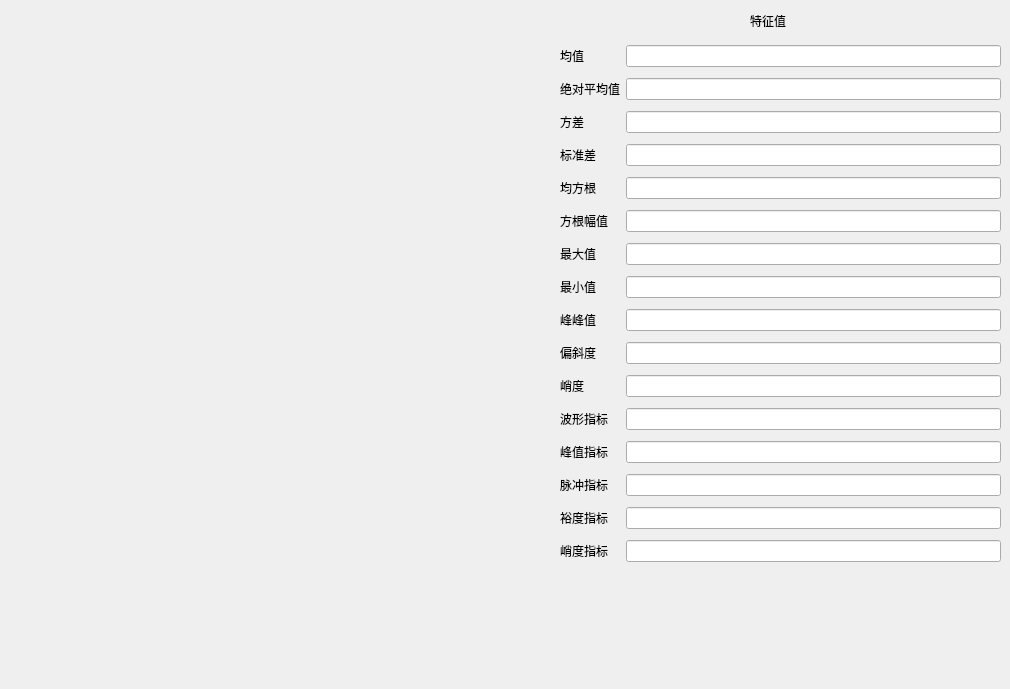
      <widget class="QWidget" name="tab_domain7">
       <attribute name="title">
        <string>时频域7</string>
       </attribute>
       <widget class="domain7" name="widget_7" native="true">
        <property name="geometry">
         <rect>
          <x>0</x>
          <y>0</y>
          <width>550</width>
          <height>680</height>
         </rect>
        </property>
       </widget>
       <widget class="QWidget" name="gridLayoutWidget_7">
        <property name="geometry">
         <rect>
          <x>560</x>
          <y>40</y>
          <width>441</width>
          <height>541</height>
         </rect>
        </property>
        <layout class="QGridLayout" name="gridLayout_7">
         <item row="8" column="4">
          <widget class="QLineEdit" name="value7_6"/>
         </item>
         <item row="10" column="4">
          <widget class="QLineEdit" name="value7_8"/>
         </item>
         <item row="4" column="2">
          <widget class="QLabel" name="label_103">
           <property name="text">
            <string>绝对平均值</string>
           </property>
          </widget>
         </item>
         <item row="9" column="2">
          <widget class="QLabel" name="label_104">
           <property name="text">
            <string>最大值</string>
           </property>
          </widget>
         </item>
         <item row="14" column="4">
          <widget class="QLineEdit" name="value7_12"/>
         </item>
         <item row="12" column="2">
          <widget class="QLabel" name="label_105">
           <property name="text">
            <string>偏斜度</string>
           </property>
          </widget>
         </item>
         <item row="18" column="2">
          <widget class="QLabel" name="label_106">
           <property name="text">
            <string>峭度指标</string>
           </property>
          </widget>
         </item>
         <item row="13" column="2">
          <widget class="QLabel" name="label_107">
           <property name="text">
            <string>峭度</string>
           </property>
          </widget>
         </item>
         <item row="16" column="2">
          <widget class="QLabel" name="label_108">
           <property name="text">
            <string>脉冲指标</string>
           </property>
          </widget>
         </item>
         <item row="15" column="2">
          <widget class="QLabel" name="label_109">
           <property name="text">
            <string>峰值指标</string>
           </property>
          </widget>
         </item>
         <item row="2" column="4">
          <widget class="QLineEdit" name="value7_1">
           <property name="text">
            <string/>
           </property>
           <property name="placeholderText">
            <string/>
           </property>
          </widget>
         </item>
         <item row="2" column="2">
          <widget class="QLabel" name="label_110">
           <property name="text">
            <string>均值</string>
           </property>
          </widget>
         </item>
         <item row="13" column="4">
          <widget class="QLineEdit" name="value7_11"/>
         </item>
         <item row="8" column="2">
          <widget class="QLabel" name="label_111">
           <property name="text">
            <string>方根幅值</string>
           </property>
          </widget>
         </item>
         <item row="17" column="2">
          <widget class="QLabel" name="label_112">
           <property name="text">
            <string>裕度指标</string>
           </property>
          </widget>
         </item>
         <item row="17" column="4">
          <widget class="QLineEdit" name="value7_15"/>
         </item>
         <item row="5" column="2">
          <widget class="QLabel" name="label_113">
           <property name="text">
            <string>方差</string>
           </property>
          </widget>
         </item>
         <item row="16" column="4">
          <widget class="QLineEdit" name="value7_14"/>
         </item>
         <item row="14" column="2">
          <widget class="QLabel" name="label_114">
           <property name="text">
            <string>波形指标</string>
           </property>
          </widget>
         </item>
         <item row="12" column="4">
          <widget class="QLineEdit" name="value7_10"/>
         </item>
         <item row="7" column="2">
          <widget class="QLabel" name="label_115">
           <property name="text">
            <string>均方根</string>
           </property>
          </widget>
         </item>
         <item row="6" column="2">
          <widget class="QLabel" name="label_116">
           <property name="text">
            <string>标准差</string>
           </property>
          </widget>
         </item>
         <item row="10" column="2">
          <widget class="QLabel" name="label_117">
           <property name="text">
            <string>最小值</string>
           </property>
          </widget>
         </item>
         <item row="9" column="4">
          <widget class="QLineEdit" name="value7_7"/>
         </item>
         <item row="4" column="4">
          <widget class="QLineEdit" name="value7_2"/>
         </item>
         <item row="5" column="4">
          <widget class="QLineEdit" name="value7_3"/>
         </item>
         <item row="6" column="4">
          <widget class="QLineEdit" name="value7_4"/>
         </item>
         <item row="11" column="4">
          <widget class="QLineEdit" name="value7_9"/>
         </item>
         <item row="11" column="2">
          <widget class="QLabel" name="label_118">
           <property name="text">
            <string>峰峰值</string>
           </property>
          </widget>
         </item>
         <item row="7" column="4">
          <widget class="QLineEdit" name="value7_5"/>
         </item>
         <item row="15" column="4">
          <widget class="QLineEdit" name="value7_13"/>
         </item>
         <item row="18" column="4">
          <widget class="QLineEdit" name="value7_16"/>
         </item>
        </layout>
       </widget>
       <widget class="QLabel" name="label_119">
        <property name="geometry">
         <rect>
          <x>750</x>
          <y>10</y>
          <width>61</width>
          <height>21</height>
         </rect>
        </property>
        <property name="styleSheet">
         <string notr="true">font: 12pt &quot;黑体&quot;;</string>
        </property>
        <property name="text">
         <string>特征值</string>
        </property>
       </widget>
      </widget>
